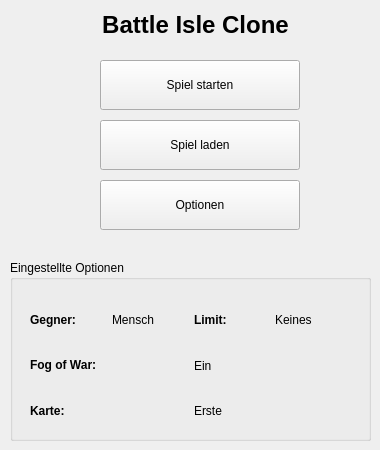
<?xml version="1.0" encoding="UTF-8"?>
<ui version="4.0">
 <class>StartMenueWidget</class>
 <widget class="QWidget" name="StartMenueWidget">
  <property name="geometry">
   <rect>
    <x>0</x>
    <y>0</y>
    <width>380</width>
    <height>450</height>
   </rect>
  </property>
  <property name="windowTitle">
   <string>Battle Isle Clone </string>
  </property>
  <widget class="QPushButton" name="qbutton_startGame">
   <property name="geometry">
    <rect>
     <x>100</x>
     <y>60</y>
     <width>200</width>
     <height>50</height>
    </rect>
   </property>
   <property name="text">
    <string>Spiel starten</string>
   </property>
  </widget>
  <widget class="QPushButton" name="qbutton_loadGame">
   <property name="geometry">
    <rect>
     <x>100</x>
     <y>120</y>
     <width>200</width>
     <height>50</height>
    </rect>
   </property>
   <property name="text">
    <string>Spiel laden</string>
   </property>
  </widget>
  <widget class="QPushButton" name="qbutton_options">
   <property name="geometry">
    <rect>
     <x>100</x>
     <y>180</y>
     <width>200</width>
     <height>50</height>
    </rect>
   </property>
   <property name="text">
    <string>Optionen</string>
   </property>
  </widget>
  <widget class="QGroupBox" name="groupBox">
   <property name="geometry">
    <rect>
     <x>10</x>
     <y>260</y>
     <width>361</width>
     <height>181</height>
    </rect>
   </property>
   <property name="title">
    <string>Eingestellte Optionen</string>
   </property>
   <widget class="QWidget" name="layoutWidget">
    <property name="geometry">
     <rect>
      <x>20</x>
      <y>40</y>
      <width>321</width>
      <height>131</height>
     </rect>
    </property>
    <layout class="QVBoxLayout" name="verticalLayout">
     <item>
      <layout class="QHBoxLayout" name="horizontalLayout">
       <item>
        <widget class="QLabel" name="label_opponent">
         <property name="text">
          <string>&lt;strong&gt;Gegner:&lt;/strong&gt;</string>
         </property>
        </widget>
       </item>
       <item>
        <widget class="QLabel" name="label_opponent_indication">
         <property name="text">
          <string>Mensch</string>
         </property>
        </widget>
       </item>
       <item>
        <widget class="QLabel" name="label_limit">
         <property name="text">
          <string>&lt;strong&gt;Limit:&lt;/strong&gt;</string>
         </property>
        </widget>
       </item>
       <item>
        <widget class="QLabel" name="label_limit_indication">
         <property name="text">
          <string>Keines</string>
         </property>
        </widget>
       </item>
      </layout>
     </item>
     <item>
      <layout class="QHBoxLayout" name="horizontalLayout_2">
       <item>
        <widget class="QLabel" name="label_fogOfWar">
         <property name="text">
          <string>&lt;strong&gt;Fog of War:&lt;/strong&gt;</string>
         </property>
        </widget>
       </item>
       <item>
        <widget class="QLabel" name="label_fogOfWar_indication">
         <property name="text">
          <string>Ein</string>
         </property>
        </widget>
       </item>
      </layout>
     </item>
     <item>
      <layout class="QHBoxLayout" name="horizontalLayout_3">
       <item>
        <widget class="QLabel" name="label_map">
         <property name="text">
          <string>&lt;strong&gt;Karte:&lt;/strong&gt;</string>
         </property>
        </widget>
       </item>
       <item>
        <widget class="QLabel" name="label_map_indication">
         <property name="text">
          <string>Erste</string>
         </property>
        </widget>
       </item>
      </layout>
     </item>
    </layout>
   </widget>
  </widget>
  <widget class="QLabel" name="label">
   <property name="geometry">
    <rect>
     <x>60</x>
     <y>10</y>
     <width>271</width>
     <height>31</height>
    </rect>
   </property>
   <property name="text">
    <string>&lt;html&gt;&lt;head/&gt;&lt;body&gt;&lt;p align=&quot;center&quot;&gt;&lt;span style=&quot; font-size:xx-large; font-weight:600;&quot;&gt;Battle Isle Clone&lt;/span&gt;&lt;/p&gt;&lt;/body&gt;&lt;/html&gt;</string>
   </property>
  </widget>
 </widget>
 <resources/>
 <connections/>
</ui>
